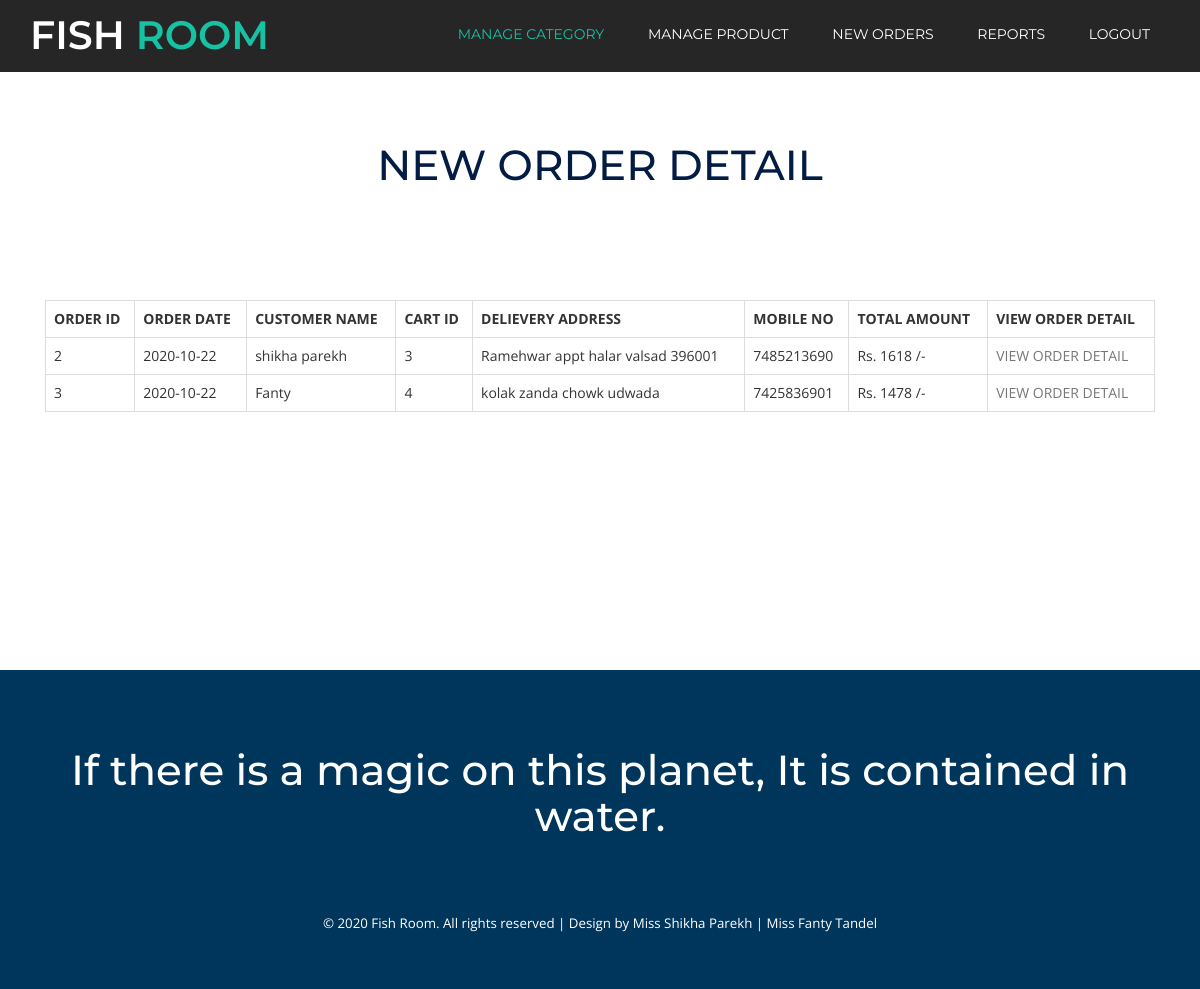
The app's page /admin_view_new_orders.php with its own data.
### tables this page shows
CREATE TABLE IF NOT EXISTS `order_detail` (
  `order_id` int(10) NOT NULL,
  `order_date` date NOT NULL,
  `cust_id` int(10) NOT NULL,
  `cart_id` int(10) NOT NULL,
  `del_address` varchar(200) NOT NULL,
  `del_mobile_no` varchar(10) NOT NULL,
  `total_amount` int(10) NOT NULL,
  PRIMARY KEY (`order_id`)
);

CREATE TABLE IF NOT EXISTS `cust_regis` (
  `cust_id` int(10) NOT NULL,
  `cust_name` varchar(50) NOT NULL,
  `address` varchar(200) NOT NULL,
  `city` varchar(50) NOT NULL,
  `pincode` int(10) NOT NULL,
  `mobile_no` varchar(10) NOT NULL,
  `email_id` varchar(50) NOT NULL,
  `pwd` varchar(10) NOT NULL,
  PRIMARY KEY (`cust_id`)
);

### admin_view_new_orders.php (the view, shortened to what this page needs)
<?php
include("admin_header.php");
?>
<div class="content">
			<div class="contact-w3l">
				<div class="container">
					<h2 class="tittle">NEW ORDER DETAIL</h2>
					<div class="contact-map">
					<div class="contact_top">
						<div class="col-md-12 contact_left">
							<div class="company_ad">
							<?php
							$qur=mysql_query("select * from order_detail where order_id not in(select order_id from bill_detail)");
							if(mysql_num_rows($qur)>0)
							{
								echo "<table class='table table-bordered'>
										<tr>
											<th>ORDER ID</th>
											<th>ORDER DATE</th>
											<th>CUSTOMER NAME</th>
											<th>CART ID</th>
											<th>DELIEVERY ADDRESS</th>
											<th>MOBILE NO</th>
											<th>TOTAL AMOUNT</th>
											<th>VIEW ORDER DETAIL</th>
										</tr>";
									while($q=mysql_fetch_array($qur))
									{
										echo "<tr>";
										echo "<td>$q[0]</td>";
										echo "<td>$q[1]</td>";
										$qur2=mysql_query("select * from cust_regis where cust_id='$q[2]'");
										$q2=mysql_fetch_array($qur2);
										echo "<td>$q2[1]</td>";
										echo "<td>$q[3]</td>";
										echo "<td>$q[4]</td>";
										echo "<td>$q[5]</td>";
										echo "<td>Rs. $q[6] /-</td>";
										echo "<td><a href='admin_view_order_detail.php?cartid=$q[3]&oid=$q[0]'>VIEW ORDER DETAIL</a></td>";
										echo "</tr>";
									}
								echo "</table>";
							}
							else{
								echo "<h2>No Order Found</h2>";
							}
							?>
							</div>
						</div>
						<div class="clearfix"> </div>
					</div>
				</div>
			</div>
		</div>
</div>
</div>
<?php
include("footer.php");
?>

### css/style.css (style rules this page uses)
body { font-family: 'Open Sans', sans-serif; }
body a { transition: 0.5s all; -webkit-transition: 0.5s all; -o-transition: 0.5s all; -moz-transition: 0.5s all; -ms-transition: 0.5s all; }
h1,h2,h3,h4,h5,h6 { margin:0; padding:0; font-family: 'Montserrat', sans-serif; }
h2.tittle { font-size: 3em; color: #031C44; text-align:center; }
.page-w3, .contact-w3l { padding:5em 0; }
.table > thead > tr > th, .table > tbody > tr > th, .table > tfoot > tr > th, .table > thead > tr > td, .table > tbody > tr > td, .table > tfoot > tr > td { padding: 8px; line-height: 1.42857143; vertical-align: top; border-top: none; }
.contact_top { padding:4em 0 0em 0; }
.contact-map { margin-top: 4em; }
.company_ad a { color: #777; }

### records on screen
order_detail: order_id "2", order_date "2020-10-22", cust.cust_name "shikha parekh", cart "3", del_address "Ramehwar appt halar valsad 396001", del_mobile_no "7485213690", total_amount "1618"
order_detail: order_id "3", order_date "2020-10-22", cust.cust_name "Fanty", cart "4", del_address "kolak zanda chowk udwada", del_mobile_no "7425836901", total_amount "1478"
